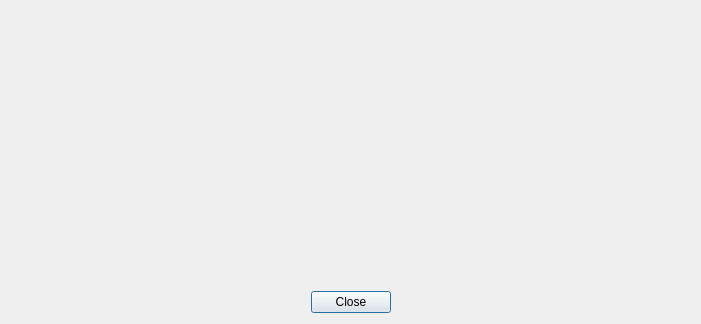
<?xml version="1.0" encoding="UTF-8"?>
<ui version="4.0">
 <class>AboutDialog</class>
 <widget class="QDialog" name="AboutDialog">
  <property name="geometry">
   <rect>
    <x>0</x>
    <y>0</y>
    <width>701</width>
    <height>322</height>
   </rect>
  </property>
  <property name="windowTitle">
   <string>About </string>
  </property>
  <layout class="QVBoxLayout" name="verticalLayout">
   <item>
    <widget class="QWidget" name="widget" native="true">
     <layout class="QHBoxLayout" name="horizontalLayout">
      <item>
       <widget class="QLabel" name="iconLabel">
        <property name="minimumSize">
         <size>
          <width>256</width>
          <height>256</height>
         </size>
        </property>
        <property name="text">
         <string/>
        </property>
       </widget>
      </item>
      <item>
       <widget class="QTextEdit" name="aboutLabel">
        <property name="styleSheet">
         <string notr="true">QTextEdit {
background: transparent;padding-left:10px;
}</string>
        </property>
        <property name="frameShape">
         <enum>QFrame::Shape::NoFrame</enum>
        </property>
        <property name="frameShadow">
         <enum>QFrame::Shadow::Plain</enum>
        </property>
        <property name="readOnly">
         <bool>true</bool>
        </property>
        <property name="html">
         <string>&lt;!DOCTYPE HTML PUBLIC &quot;-//W3C//DTD HTML 4.0//EN&quot; &quot;http://www.w3.org/TR/REC-html40/strict.dtd&quot;&gt;
&lt;html&gt;&lt;head&gt;&lt;meta name=&quot;qrichtext&quot; content=&quot;1&quot; /&gt;&lt;meta charset=&quot;utf-8&quot; /&gt;&lt;style type=&quot;text/css&quot;&gt;
p, li { white-space: pre-wrap; }
hr { height: 1px; border-width: 0; }
li.unchecked::marker { content: &quot;\2610&quot;; }
li.checked::marker { content: &quot;\2612&quot;; }
&lt;/style&gt;&lt;/head&gt;&lt;body style=&quot; font-family:'Segoe UI'; font-size:9pt; font-weight:400; font-style:normal;&quot;&gt;
&lt;p style=&quot;-qt-paragraph-type:empty; margin-top:0px; margin-bottom:0px; margin-left:0px; margin-right:0px; -qt-block-indent:0; text-indent:0px;&quot;&gt;&lt;br /&gt;&lt;/p&gt;&lt;/body&gt;&lt;/html&gt;</string>
        </property>
       </widget>
      </item>
     </layout>
    </widget>
   </item>
   <item>
    <widget class="QDialogButtonBox" name="buttonBox">
     <property name="orientation">
      <enum>Qt::Orientation::Horizontal</enum>
     </property>
     <property name="standardButtons">
      <set>QDialogButtonBox::StandardButton::Close</set>
     </property>
     <property name="centerButtons">
      <bool>true</bool>
     </property>
    </widget>
   </item>
  </layout>
 </widget>
 <resources/>
 <connections>
  <connection>
   <sender>buttonBox</sender>
   <signal>accepted()</signal>
   <receiver>AboutDialog</receiver>
   <slot>accept()</slot>
   <hints>
    <hint type="sourcelabel">
     <x>248</x>
     <y>254</y>
    </hint>
    <hint type="destinationlabel">
     <x>157</x>
     <y>274</y>
    </hint>
   </hints>
  </connection>
  <connection>
   <sender>buttonBox</sender>
   <signal>rejected()</signal>
   <receiver>AboutDialog</receiver>
   <slot>reject()</slot>
   <hints>
    <hint type="sourcelabel">
     <x>316</x>
     <y>260</y>
    </hint>
    <hint type="destinationlabel">
     <x>286</x>
     <y>274</y>
    </hint>
   </hints>
  </connection>
 </connections>
</ui>
